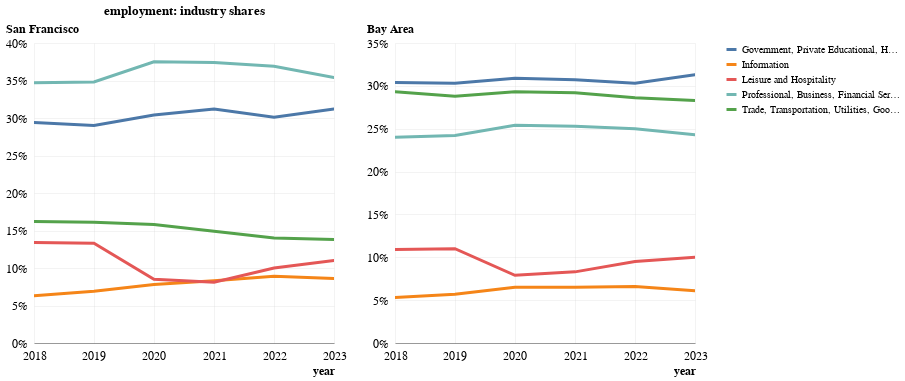

Notebook cell for this chart:
### Code cell
shares_chart = (
    alt.Chart(
        shares_df.filter(
            (pl.col("year") > 2017) & (pl.col("geography") == "San Francisco")
        ).with_columns(date=pl.date(pl.col("year"), 1, 1)),
        title="employment: industry shares",
    )
    .mark_line()
    .encode(
        x=alt.X("date", title="year"),
        y=alt.Y("employment-industry_share", title="San Francisco").axis(format="%"),
        # column=alt.Column("geography", sort="descending"),
        color="industry",
        tooltip=[
            "year",
            "geography",
            "industry",
            "employment",
            alt.Tooltip("employment-industry_share", format="%"),
        ],
    )
    .interactive()
    | alt.Chart(
        shares_df.filter(
            (pl.col("year") > 2017) & (pl.col("geography") == "Bay Area")
        ).with_columns(date=pl.date(pl.col("year"), 1, 1))
    )
    .mark_line()
    .encode(
        x=alt.X("date", title="year"),
        y=alt.Y("employment-industry_share", title="Bay Area").axis(format="%"),
        # column=alt.Column("geography", sort="descending"),
        color="industry",
        tooltip=[
            "year",
            "geography",
            "industry",
            "employment",
            alt.Tooltip("employment-industry_share", format="%"),
        ],
    )
    .interactive()
)

shares_chart.save("output/Links/employment-by_industry.png")
shares_chart.save(
    "output/Links/employment-by_industry.html"
)  # .properties(width="container")
shares_chart

### Figure 1 — Vega-Lite specification as saved in the notebook (floating-point values rounded to 4 significant figures)
{"config": {"font": "Libre Franklin", "axis": {"labelAngle": 0, "labelFlush": false, "labelFontSize": 12, "titleFontSize": 12, "tickWidth": 0, "gridWidth": 0.25, "gridColor": "#cccccc"}, "axisX": {"domainWidth": 0.5, "domainColor": "#3e3e3e", "titleAlign": "right", "titleAnchor": "end"}, "axisY": {"domain": false, "titleAlign": "left", "titleAnchor": "end", "titleAngle": 0, "titlePadding": 0, "titleY": -8}, "line": {"strokeWidth": 3, "strokeCap": "round"}, "legend": {"title": null}, "view": {"stroke": null}}, "hconcat": [{"data": {"name": "data-04e40541a1b6b302ba167df7d01d5288"}, "mark": {"type": "line"}, "encoding": {"color": {"field": "industry", "type": "nominal"}, "tooltip": [{"field": "year", "type": "quantitative"}, {"field": "geography", "type": "nominal"}, {"field": "industry", "type": "nominal"}, {"field": "employment", "type": "quantitative"}, {"field": "employment-industry_share", "format": "%", "type": "quantitative"}], "x": {"field": "date", "title": "year", "type": "temporal"}, "y": {"axis": {"format": "%"}, "field": "employment-industry_share", "title": "San Francisco", "type": "quantitative"}}, "name": "view_27", "title": "employment: industry shares"}, {"data": {"name": "data-14ff505a91ef9d9a639fd93590395412"}, "mark": {"type": "line"}, "encoding": {"color": {"field": "industry", "type": "nominal"}, "tooltip": [{"field": "year", "type": "quantitative"}, {"field": "geography", "type": "nominal"}, {"field": "industry", "type": "nominal"}, {"field": "employment", "type": "quantitative"}, {"field": "employment-industry_share", "format": "%", "type": "quantitative"}], "x": {"field": "date", "title": "year", "type": "temporal"}, "y": {"axis": {"format": "%"}, "field": "employment-industry_share", "title": "Bay Area", "type": "quantitative"}}, "name": "view_28"}], "params": [{"name": "param_62", "select": {"type": "interval", "encodings": ["x", "y"]}, "bind": "scales", "views": ["view_27"]}, {"name": "param_63", "select": {"type": "interval", "encodings": ["x", "y"]}, "bind": "scales", "views": ["view_28"]}], "$schema": "https://vega.github.io/schema/vega-lite/v5.20.1.json", "datasets": {"data-04e40541a1b6b302ba167df7d01d5288": [{"industry": "Government, Private Educational, Health, and Other Services", "year": 2018, "geography": "San Francisco", "employment": 216183, "employment-industry_share": 0.294, "date": "2018-01-01T00:00:00"}, {"industry": "Information", "year": 2018, "geography": "San Francisco", "employment": 46050, "employment-industry_share": 0.063, "date": "2018-01-01T00:00:00"}, {"industry": "Leisure and Hospitality", "year": 2018, "geography": "San Francisco", "employment": 98516, "employment-industry_share": 0.134, "date": "2018-01-01T00:00:00"}, {"industry": "Professional, Business, Financial Services/Activities", "year": 2018, "geography": "San Francisco", "employment": 255275, "employment-industry_share": 0.347, "date": "2018-01-01T00:00:00"}, {"industry": "Trade, Transportation, Utilities, Goods Producing, and Farm", "year": 2018, "geography": "San Francisco", "employment": 119116, "employment-industry_share": 0.162, "date": "2018-01-01T00:00:00"}, {"industry": "Government, Private Educational, Health, and Other Services", "year": 2019, "geography": "San Francisco", "employment": 220933, "employment-industry_share": 0.29, "date": "2019-01-01T00:00:00"}, {"industry": "Information", "year": 2019, "geography": "San Francisco", "employment": 52516, "employment-industry_share": 0.069, "date": "2019-01-01T00:00:00"}, {"industry": "Leisure and Hospitality", "year": 2019, "geography": "San Francisco", "employment": 101775, "employment-industry_share": 0.133, "date": "2019-01-01T00:00:00"}, {"industry": "Professional, Business, Financial Services/Activities", "year": 2019, "geography": "San Francisco", "employment": 265100, "employment-industry_share": 0.348, "date": "2019-01-01T00:00:00"}, {"industry": "Trade, Transportation, Utilities, Goods Producing, and Farm", "year": 2019, "geography": "San Francisco", "employment": 122525, "employment-industry_share": 0.161, "date": "2019-01-01T00:00:00"}, {"industry": "Government, Private Educational, Health, and Other Services", "year": 2020, "geography": "San Francisco", "employment": 211583, "employment-industry_share": 0.304, "date": "2020-01-01T00:00:00"}, {"industry": "Information", "year": 2020, "geography": "San Francisco", "employment": 54575, "employment-industry_share": 0.078, "date": "2020-01-01T00:00:00"}, {"industry": "Leisure and Hospitality", "year": 2020, "geography": "San Francisco", "employment": 59108, "employment-industry_share": 0.085, "date": "2020-01-01T00:00:00"}, {"industry": "Professional, Business, Financial Services/Activities", "year": 2020, "geography": "San Francisco", "employment": 261216, "employment-industry_share": 0.375, "date": "2020-01-01T00:00:00"}, {"industry": "Trade, Transportation, Utilities, Goods Producing, and Farm", "year": 2020, "geography": "San Francisco", "employment": 110016, "employment-industry_share": 0.158, "date": "2020-01-01T00:00:00"}, {"industry": "Government, Private Educational, Health, and Other Services", "year": 2021, "geography": "San Francisco", "employment": 218100, "employment-industry_share": 0.312, "date": "2021-01-01T00:00:00"}, {"industry": "Information", "year": 2021, "geography": "San Francisco", "employment": 58225, "employment-industry_share": 0.083, "date": "2021-01-01T00:00:00"}, {"industry": "Leisure and Hospitality", "year": 2021, "geography": "San Francisco", "employment": 56958, "employment-industry_share": 0.081, "date": "2021-01-01T00:00:00"}, {"industry": "Professional, Business, Financial Services/Activities", "year": 2021, "geography": "San Francisco", "employment": 261566, "employment-industry_share": 0.374, "date": "2021-01-01T00:00:00"}, {"industry": "Trade, Transportation, Utilities, Goods Producing, and Farm", "year": 2021, "geography": "San Francisco", "employment": 104158, "employment-industry_share": 0.149, "date": "2021-01-01T00:00:00"}, {"industry": "Government, Private Educational, Health, and Other Services", "year": 2022, "geography": "San Francisco", "employment": 226908, "employment-industry_share": 0.301, "date": "2022-01-01T00:00:00"}, {"industry": "Information", "year": 2022, "geography": "San Francisco", "employment": 67516, "employment-industry_share": 0.089, "date": "2022-01-01T00:00:00"}, {"industry": "Leisure and Hospitality", "year": 2022, "geography": "San Francisco", "employment": 75616, "employment-industry_share": 0.1, "date": "2022-01-01T00:00:00"}, {"industry": "Professional, Business, Financial Services/Activities", "year": 2022, "geography": "San Francisco", "employment": 278708, "employment-industry_share": 0.369, "date": "2022-01-01T00:00:00"}, {"industry": "Trade, Transportation, Utilities, Goods Producing, and Farm", "year": 2022, "geography": "San Francisco", "employment": 105700, "employment-industry_share": 0.14, "date": "2022-01-01T00:00:00"}, {"industry": "Government, Private Educational, Health, and Other Services", "year": 2023, "geography": "San Francisco", "employment": 232300, "employment-industry_share": 0.312, "date": "2023-01-01T00:00:00"}, {"industry": "Information", "year": 2023, "geography": "San Francisco", "employment": 63883, "employment-industry_share": 0.086, "date": "2023-01-01T00:00:00"}, {"industry": "Leisure and Hospitality", "year": 2023, "geography": "San Francisco", "employment": 81975, "employment-industry_share": 0.11, "date": "2023-01-01T00:00:00"}, {"industry": "Professional, Business, Financial Services/Activities", "year": 2023, "geography": "San Francisco", "employment": 263041, "employment-industry_share": 0.354, "date": "2023-01-01T00:00:00"}, {"industry": "Trade, Transportation, Utilities, Goods Producing, and Farm", "year": 2023, "geography": "San Francisco", "employment": 102541, "employment-industry_share": 0.138, "date": "2023-01-01T00:00:00"}], "data-14ff505a91ef9d9a639fd93590395412": [{"industry": "Government, Private Educational, Health, and Other Services", "year": 2018, "geography": "Bay Area", "employment": 1211775, "employment-industry_share": 0.304, "date": "2018-01-01T00:00:00"}, {"industry": "Information", "year": 2018, "geography": "Bay Area", "employment": 212158, "employment-industry_share": 0.053, "date": "2018-01-01T00:00:00"}, {"industry": "Leisure and Hospitality", "year": 2018, "geography": "Bay Area", "employment": 436483, "employment-industry_share": 0.109, "date": "2018-01-01T00:00:00"}, {"industry": "Professional, Business, Financial Services/Activities", "year": 2018, "geography": "Bay Area", "employment": 958141, "employment-industry_share": 0.24, "date": "2018-01-01T00:00:00"}, {"industry": "Trade, Transportation, Utilities, Goods Producing, and Farm", "year": 2018, "geography": "Bay Area", "employment": 1169083, "employment-industry_share": 0.293, "date": "2018-01-01T00:00:00"}, {"industry": "Government, Private Educational, Health, and Other Services", "year": 2019, "geography": "Bay Area", "employment": 1229341, "employment-industry_share": 0.303, "date": "2019-01-01T00:00:00"}, {"industry": "Information", "year": 2019, "geography": "Bay Area", "employment": 232666, "employment-industry_share": 0.057, "date": "2019-01-01T00:00:00"}, {"industry": "Leisure and Hospitality", "year": 2019, "geography": "Bay Area", "employment": 445991, "employment-industry_share": 0.11, "date": "2019-01-01T00:00:00"}, {"industry": "Professional, Business, Financial Services/Activities", "year": 2019, "geography": "Bay Area", "employment": 983366, "employment-industry_share": 0.242, "date": "2019-01-01T00:00:00"}, {"industry": "Trade, Transportation, Utilities, Goods Producing, and Farm", "year": 2019, "geography": "Bay Area", "employment": 1171891, "employment-industry_share": 0.288, "date": "2019-01-01T00:00:00"}, {"industry": "Government, Private Educational, Health, and Other Services", "year": 2020, "geography": "Bay Area", "employment": 1159133, "employment-industry_share": 0.309, "date": "2020-01-01T00:00:00"}, {"industry": "Information", "year": 2020, "geography": "Bay Area", "employment": 242791, "employment-industry_share": 0.065, "date": "2020-01-01T00:00:00"}, {"industry": "Leisure and Hospitality", "year": 2020, "geography": "Bay Area", "employment": 297758, "employment-industry_share": 0.079, "date": "2020-01-01T00:00:00"}, {"industry": "Professional, Business, Financial Services/Activities", "year": 2020, "geography": "Bay Area", "employment": 953683, "employment-industry_share": 0.254, "date": "2020-01-01T00:00:00"}, {"industry": "Trade, Transportation, Utilities, Goods Producing, and Farm", "year": 2020, "geography": "Bay Area", "employment": 1100233, "employment-industry_share": 0.293, "date": "2020-01-01T00:00:00"}, {"industry": "Government, Private Educational, Health, and Other Services", "year": 2021, "geography": "Bay Area", "employment": 1176333, "employment-industry_share": 0.307, "date": "2021-01-01T00:00:00"}, {"industry": "Information", "year": 2021, "geography": "Bay Area", "employment": 251150, "employment-industry_share": 0.065, "date": "2021-01-01T00:00:00"}, {"industry": "Leisure and Hospitality", "year": 2021, "geography": "Bay Area", "employment": 316733, "employment-industry_share": 0.083, "date": "2021-01-01T00:00:00"}, {"industry": "Professional, Business, Financial Services/Activities", "year": 2021, "geography": "Bay Area", "employment": 971625, "employment-industry_share": 0.253, "date": "2021-01-01T00:00:00"}, {"industry": "Trade, Transportation, Utilities, Goods Producing, and Farm", "year": 2021, "geography": "Bay Area", "employment": 1119516, "employment-industry_share": 0.292, "date": "2021-01-01T00:00:00"}, {"industry": "Government, Private Educational, Health, and Other Services", "year": 2022, "geography": "Bay Area", "employment": 1222258, "employment-industry_share": 0.303, "date": "2022-01-01T00:00:00"}, {"industry": "Information", "year": 2022, "geography": "Bay Area", "employment": 265316, "employment-industry_share": 0.066, "date": "2022-01-01T00:00:00"}, {"industry": "Leisure and Hospitality", "year": 2022, "geography": "Bay Area", "employment": 385375, "employment-industry_share": 0.095, "date": "2022-01-01T00:00:00"}, {"industry": "Professional, Business, Financial Services/Activities", "year": 2022, "geography": "Bay Area", "employment": 1009283, "employment-industry_share": 0.25, "date": "2022-01-01T00:00:00"}, {"industry": "Trade, Transportation, Utilities, Goods Producing, and Farm", "year": 2022, "geography": "Bay Area", "employment": 1155250, "employment-industry_share": 0.286, "date": "2022-01-01T00:00:00"}, {"industry": "Government, Private Educational, Health, and Other Services", "year": 2023, "geography": "Bay Area", "employment": 1266216, "employment-industry_share": 0.313, "date": "2023-01-01T00:00:00"}, {"industry": "Information", "year": 2023, "geography": "Bay Area", "employment": 246200, "employment-industry_share": 0.061, "date": "2023-01-01T00:00:00"}, {"industry": "Leisure and Hospitality", "year": 2023, "geography": "Bay Area", "employment": 405483, "employment-industry_share": 0.1, "date": "2023-01-01T00:00:00"}, {"industry": "Professional, Business, Financial Services/Activities", "year": 2023, "geography": "Bay Area", "employment": 983600, "employment-industry_share": 0.243, "date": "2023-01-01T00:00:00"}, {"industry": "Trade, Transportation, Utilities, Goods Producing, and Farm", "year": 2023, "geography": "Bay Area", "employment": 1147208, "employment-industry_share": 0.283, "date": "2023-01-01T00:00:00"}]}}
